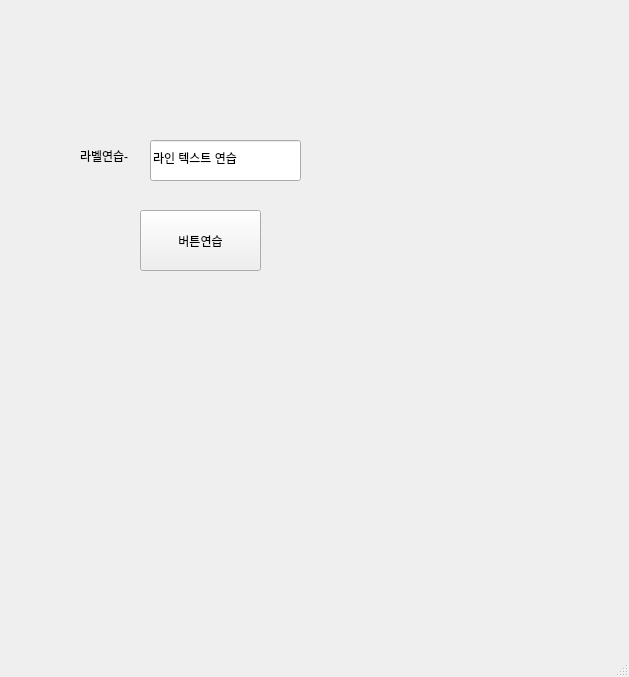
<?xml version="1.0" encoding="UTF-8"?>
<ui version="4.0">
 <class>MainWindow</class>
 <widget class="QMainWindow" name="MainWindow">
  <property name="geometry">
   <rect>
    <x>0</x>
    <y>0</y>
    <width>629</width>
    <height>677</height>
   </rect>
  </property>
  <property name="windowTitle">
   <string>MainWindow</string>
  </property>
  <widget class="QWidget" name="centralwidget">
   <widget class="QLabel" name="label">
    <property name="geometry">
     <rect>
      <x>80</x>
      <y>140</y>
      <width>101</width>
      <height>31</height>
     </rect>
    </property>
    <property name="text">
     <string>라벨연습-</string>
    </property>
   </widget>
   <widget class="QPushButton" name="pushButton">
    <property name="geometry">
     <rect>
      <x>140</x>
      <y>210</y>
      <width>121</width>
      <height>61</height>
     </rect>
    </property>
    <property name="text">
     <string>버튼연습</string>
    </property>
   </widget>
   <widget class="QLineEdit" name="lineEdit">
    <property name="geometry">
     <rect>
      <x>150</x>
      <y>140</y>
      <width>151</width>
      <height>41</height>
     </rect>
    </property>
    <property name="text">
     <string>라인 텍스트 연습</string>
    </property>
   </widget>
  </widget>
  <widget class="QMenuBar" name="menubar">
   <property name="geometry">
    <rect>
     <x>0</x>
     <y>0</y>
     <width>629</width>
     <height>26</height>
    </rect>
   </property>
  </widget>
  <widget class="QStatusBar" name="statusbar"/>
 </widget>
 <resources/>
 <connections>
  <connection>
   <sender>pushButton</sender>
   <signal>clicked()</signal>
   <receiver>MainWindow</receiver>
   <slot>button_clicked()</slot>
   <hints>
    <hint type="sourcelabel">
     <x>220</x>
     <y>262</y>
    </hint>
    <hint type="destinationlabel">
     <x>169</x>
     <y>348</y>
    </hint>
   </hints>
  </connection>
 </connections>
 <slots>
  <slot>button_clicked()</slot>
 </slots>
</ui>
